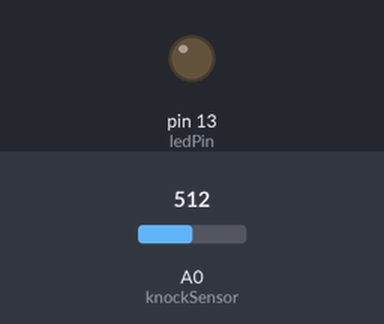
Bench run of a sketch on a simulated Arduino Uno, built with avr-gcc and run on an emulated ATmega328P. Shown: output pins drawn as LEDs (lit = HIGH). Inputs (shaded band) come from the test bench; at power-on: A0 (knockSensor) = 512.

Above: at 2.8 s.
2.9 s: A0 (knockSensor) set to 367
5.6 s: A0 (knockSensor) set to 342
At 6.4 s:
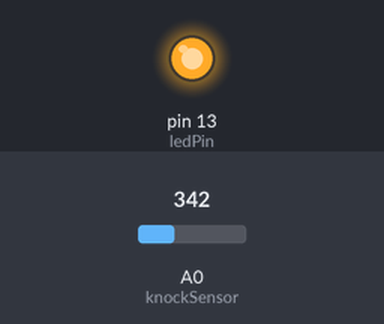
8.3 s: A0 (knockSensor) set to 360
At 11.3 s:
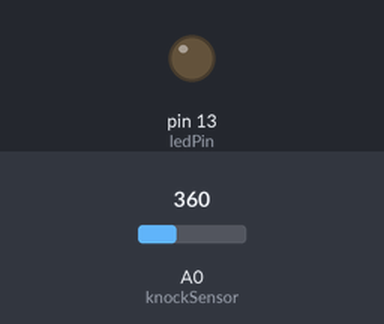
14.3 s: A0 (knockSensor) set to 340
At 15.2 s:
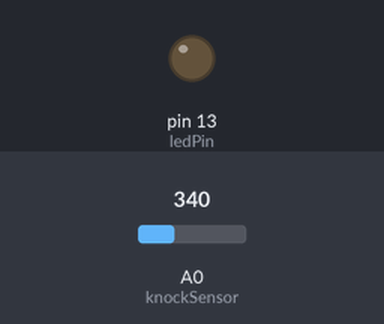
Timing chart, 0 to 17.3 s (numbered marks = the images above; inputs shaded):
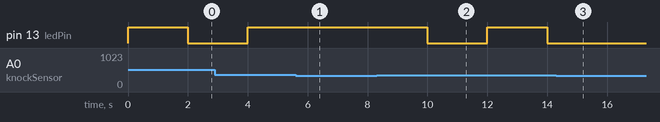

The sketch:

code1.ino
```cpp
//http://arduino.cc/en/Tutorial/Knock

// knock act as a switch and turn the LED on and off

const int ledPin = 13;      // led connected to digital pin 13

const int knockSensor = A0; // the piezo is connected to analog pin 0

const int threshold = 350;  // threshold value to decide when the detected sound is a knock or not

int sensorReading = 0;      // variable to store the value read from the sensor pin

int ledState = LOW;         // variable used to store the last LED status, to toggle the light

void setup() {

 pinMode(ledPin, OUTPUT);

 //Serial.begin(9600);

}

void loop() {

  sensorReading = analogRead(knockSensor);

  if (sensorReading >= threshold) {

    ledState = !ledState;

    digitalWrite(ledPin, ledState);

    //Serial.println(“Knock!”);

  }

  delay(2000);  // delay to avoid overloading the serial port buffer

}
```

Measured:
- the behaviour switches between 350 and 349 on A0 (knockSensor) (found by bisection; images 0 and 1)
- after the input at 5.6 s, pin 13 (ledPin): stays HIGH (without the input it goes to LOW after 0.40 s)
- after the input at 8.3 s, pin 13 (ledPin): HIGH → LOW after 1.7 s, → HIGH 2.0 s later, → LOW 2.0 s later
- after the input at 14.3 s, pin 13 (ledPin): stays LOW (without the input it goes to HIGH after 1.7 s)
